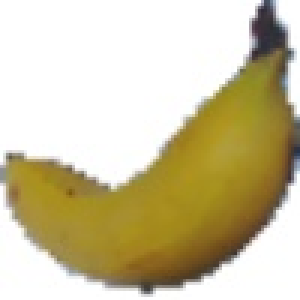
#> input picture Images/bananas/0_100(1).jpg, 100 x 100 px, given in place of gettyimages-185071735-612x612.jpg, which was not available (shown 3 times larger)
$ python PCNN.py
#> lines starting #> are read from the running program, lines starting #| are printed output that depends on the picture; pictures that were not available may be replaced by others from this repository, and a replacement may not be noted
'''
i spend 5 days implementing this PCNN class, if you try to fix it.
please count the number of hours you waste here

number of hours wasted here = 30
'''
import cv2
import numpy as np
import json
from scipy.special import expit
from sklearn.utils import class_weight
from imblearn.over_sampling import RandomOverSampler

class PCNN_Model:
    def __init__(self, input_size, num_neurons, alpha=0.001, beta=0.0000001):
        self.weights = np.random.rand(num_neurons, input_size)  # el weights will be updated in the training process
        self.threshold = np.ones(num_neurons)
        self.alpha = alpha
        self.beta = beta
        self.bananasDataPath = 'Data/bananas.json'
        self.applesDataPath = 'Data/apples.json'
        self.startTraining()

    def extract_features(self, img):
        try:
            img = cv2.resize(img, (32, 32))
            num_channels = img.shape[2]
            if num_channels == 3:
                img = cv2.cvtColor(img, cv2.COLOR_BGR2GRAY)

            features = img.flatten() / 255.0
            return features

        except Exception as e:
            print(f"Error extracting features from image: {e}")
            return None

    def preProcess(self, image):
        if type(image) != str :
            return False
        return self.extract_features(cv2.imread(image))

    def load_data(self):
        with open(self.applesDataPath, 'r') as f:
#> (reads Data/apples.json from the repository)
            apples_data = json.load(f)

        with open(self.bananasDataPath, 'r') as f:
#> (reads Data/bananas.json from the repository)
            bananas_data = json.load(f)

        images = []
        labels = []
        for item in apples_data:
            images.append(item["path"])
            labels.append(1)

        for item in bananas_data:
            images.append(item["path"])
            labels.append(0)

        print(images)

        preprocessed_images = []
        for image_path in images:
            image = self.preProcess(image_path)
#> in extract_features, `img = cv2.resize(img, (32, 32))`:
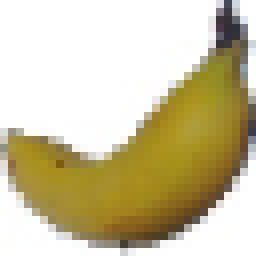
#> img: shape (32, 32, 3) (shown 8 times larger); mean B, G, R 163.1, 196.8, 206.3
#> in extract_features, `img = cv2.cvtColor(img, cv2.COLOR_BGR2GRAY)`:
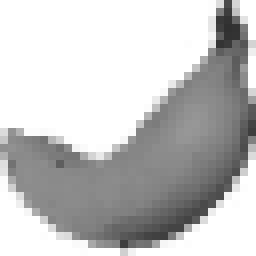
#> img: shape (32, 32) (shown 8 times larger); min 48, max 255, mean 195.8
#> in extract_features, `features = img.flatten() / 255.0`: features = 1024 values, max 1 at index 0, min 0.188 at index 124, mean 0.768
#> image has the same summary as features in extract_features
            if type(image) != bool:
                preprocessed_images.append(image)
#> pass 2 of the loop in load_data, `for image_path in images:`:
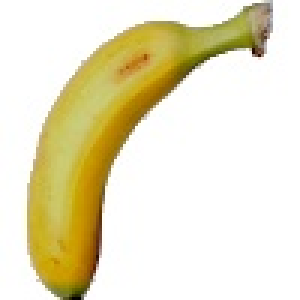
#> input picture Images/bananas/0_100.jpg, 100 x 100 px, given in place of stock-photo-red-apple.png, which was not available (shown 3 times larger)
#> in extract_features (call 2), `img = cv2.resize(img, (32, 32))`:
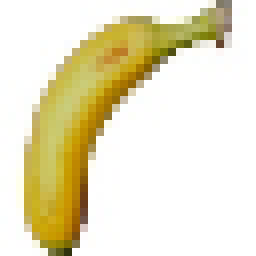
#> img: shape (32, 32, 3) (shown 8 times larger); mean B, G, R 196.8, 227.2, 233.9
#> in extract_features (call 2), `img = cv2.cvtColor(img, cv2.COLOR_BGR2GRAY)`:
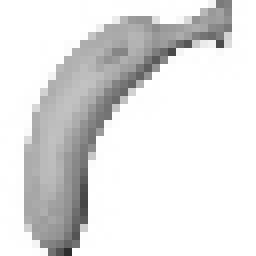
#> img: shape (32, 32) (shown 8 times larger); min 45, max 255, mean 225.7
#> features = 1024 values, max 1 at index 0, min 0.176 at index 1000, mean 0.885
#> image has the same summary as features in extract_features

#> (the run stopped early here; a loop or call above may not have finished)
